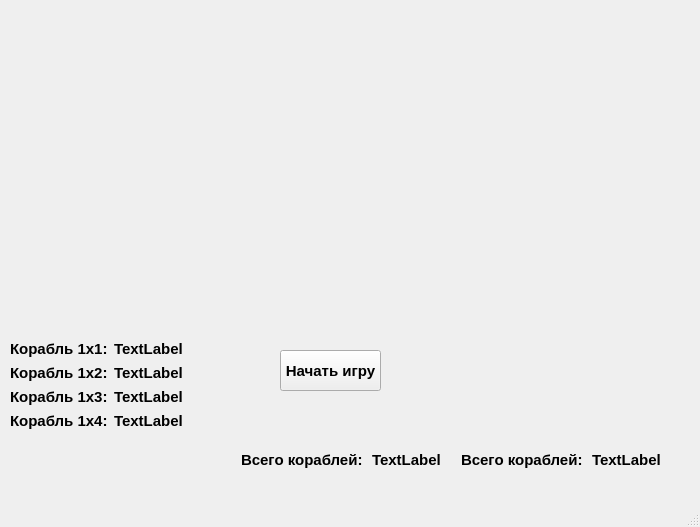
<?xml version="1.0" encoding="UTF-8"?>
<ui version="4.0">
 <class>MainWindow</class>
 <widget class="QMainWindow" name="MainWindow">
  <property name="geometry">
   <rect>
    <x>0</x>
    <y>0</y>
    <width>700</width>
    <height>527</height>
   </rect>
  </property>
  <property name="windowTitle">
   <string>MainWindow</string>
  </property>
  <widget class="QWidget" name="centralwidget">
   <property name="mouseTracking">
    <bool>true</bool>
   </property>
   <widget class="QPushButton" name="confirmShipPlacement">
    <property name="enabled">
     <bool>true</bool>
    </property>
    <property name="geometry">
     <rect>
      <x>280</x>
      <y>350</y>
      <width>101</width>
      <height>41</height>
     </rect>
    </property>
    <property name="font">
     <font>
      <pointsize>11</pointsize>
      <weight>75</weight>
      <bold>true</bold>
     </font>
    </property>
    <property name="text">
     <string>Начать игру</string>
    </property>
   </widget>
   <widget class="QWidget" name="shipsWidgetLayout" native="true">
    <property name="geometry">
     <rect>
      <x>10</x>
      <y>340</y>
      <width>193</width>
      <height>101</height>
     </rect>
    </property>
    <layout class="QFormLayout" name="formLayout">
     <item row="0" column="0">
      <widget class="QLabel" name="label">
       <property name="font">
        <font>
         <pointsize>11</pointsize>
         <weight>75</weight>
         <bold>true</bold>
        </font>
       </property>
       <property name="text">
        <string>Корабль 1x1:</string>
       </property>
      </widget>
     </item>
     <item row="0" column="1">
      <widget class="QLabel" name="numberOfShip_1x1">
       <property name="font">
        <font>
         <pointsize>11</pointsize>
         <weight>75</weight>
         <bold>true</bold>
        </font>
       </property>
       <property name="text">
        <string>TextLabel</string>
       </property>
      </widget>
     </item>
     <item row="1" column="0">
      <widget class="QLabel" name="label_2">
       <property name="font">
        <font>
         <pointsize>11</pointsize>
         <weight>75</weight>
         <bold>true</bold>
        </font>
       </property>
       <property name="text">
        <string>Корабль 1x2:</string>
       </property>
      </widget>
     </item>
     <item row="1" column="1">
      <widget class="QLabel" name="numberOfShip_1x2">
       <property name="font">
        <font>
         <pointsize>11</pointsize>
         <weight>75</weight>
         <bold>true</bold>
        </font>
       </property>
       <property name="text">
        <string>TextLabel</string>
       </property>
      </widget>
     </item>
     <item row="2" column="0">
      <widget class="QLabel" name="label_3">
       <property name="font">
        <font>
         <pointsize>11</pointsize>
         <weight>75</weight>
         <bold>true</bold>
        </font>
       </property>
       <property name="text">
        <string>Корабль 1x3:</string>
       </property>
      </widget>
     </item>
     <item row="2" column="1">
      <widget class="QLabel" name="numberOfShip_1x3">
       <property name="font">
        <font>
         <pointsize>11</pointsize>
         <weight>75</weight>
         <bold>true</bold>
        </font>
       </property>
       <property name="text">
        <string>TextLabel</string>
       </property>
      </widget>
     </item>
     <item row="3" column="0">
      <widget class="QLabel" name="label_4">
       <property name="font">
        <font>
         <pointsize>11</pointsize>
         <weight>75</weight>
         <bold>true</bold>
        </font>
       </property>
       <property name="text">
        <string>Корабль 1x4:</string>
       </property>
      </widget>
     </item>
     <item row="3" column="1">
      <widget class="QLabel" name="numberOfShip_1x4">
       <property name="font">
        <font>
         <pointsize>11</pointsize>
         <weight>75</weight>
         <bold>true</bold>
        </font>
       </property>
       <property name="text">
        <string>TextLabel</string>
       </property>
      </widget>
     </item>
    </layout>
   </widget>
   <widget class="QWidget" name="playerShipsWidget" native="true">
    <property name="geometry">
     <rect>
      <x>240</x>
      <y>450</y>
      <width>207</width>
      <height>21</height>
     </rect>
    </property>
    <widget class="QLabel" name="label_6">
     <property name="geometry">
      <rect>
       <x>1</x>
       <y>1</y>
       <width>125</width>
       <height>18</height>
      </rect>
     </property>
     <property name="font">
      <font>
       <pointsize>11</pointsize>
       <weight>75</weight>
       <bold>true</bold>
      </font>
     </property>
     <property name="text">
      <string>Всего кораблей:</string>
     </property>
    </widget>
    <widget class="QLabel" name="totalPlayerShips">
     <property name="geometry">
      <rect>
       <x>132</x>
       <y>1</y>
       <width>74</width>
       <height>18</height>
      </rect>
     </property>
     <property name="font">
      <font>
       <pointsize>11</pointsize>
       <weight>75</weight>
       <bold>true</bold>
      </font>
     </property>
     <property name="text">
      <string>TextLabel</string>
     </property>
    </widget>
   </widget>
   <widget class="QWidget" name="botShipsWidget" native="true">
    <property name="geometry">
     <rect>
      <x>460</x>
      <y>450</y>
      <width>207</width>
      <height>21</height>
     </rect>
    </property>
    <widget class="QLabel" name="label_7">
     <property name="geometry">
      <rect>
       <x>1</x>
       <y>1</y>
       <width>125</width>
       <height>18</height>
      </rect>
     </property>
     <property name="font">
      <font>
       <pointsize>11</pointsize>
       <weight>75</weight>
       <bold>true</bold>
      </font>
     </property>
     <property name="text">
      <string>Всего кораблей:</string>
     </property>
    </widget>
    <widget class="QLabel" name="totalBotShips">
     <property name="geometry">
      <rect>
       <x>132</x>
       <y>1</y>
       <width>74</width>
       <height>18</height>
      </rect>
     </property>
     <property name="font">
      <font>
       <pointsize>11</pointsize>
       <weight>75</weight>
       <bold>true</bold>
      </font>
     </property>
     <property name="text">
      <string>TextLabel</string>
     </property>
    </widget>
   </widget>
   <zorder>shipsWidgetLayout</zorder>
   <zorder>playerShipsWidget</zorder>
   <zorder>botShipsWidget</zorder>
   <zorder>confirmShipPlacement</zorder>
  </widget>
  <widget class="QMenuBar" name="menubar">
   <property name="geometry">
    <rect>
     <x>0</x>
     <y>0</y>
     <width>700</width>
     <height>20</height>
    </rect>
   </property>
  </widget>
  <widget class="QStatusBar" name="statusbar"/>
 </widget>
 <resources/>
 <connections/>
</ui>
